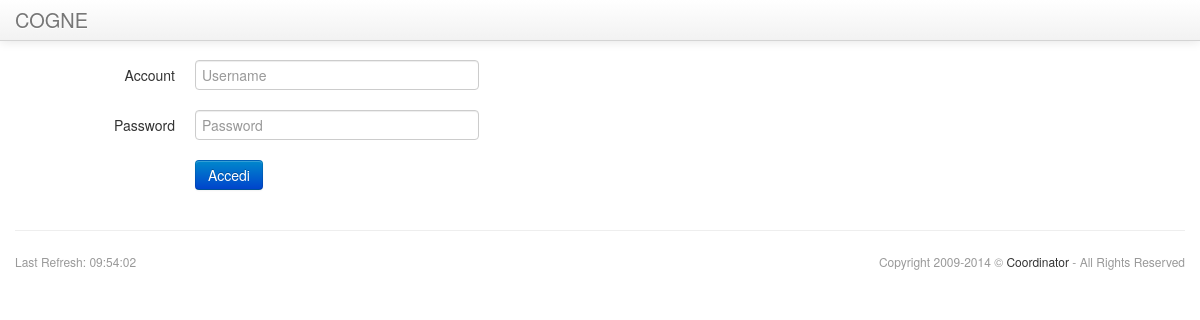
The app's page /accounts/login.php, older data.
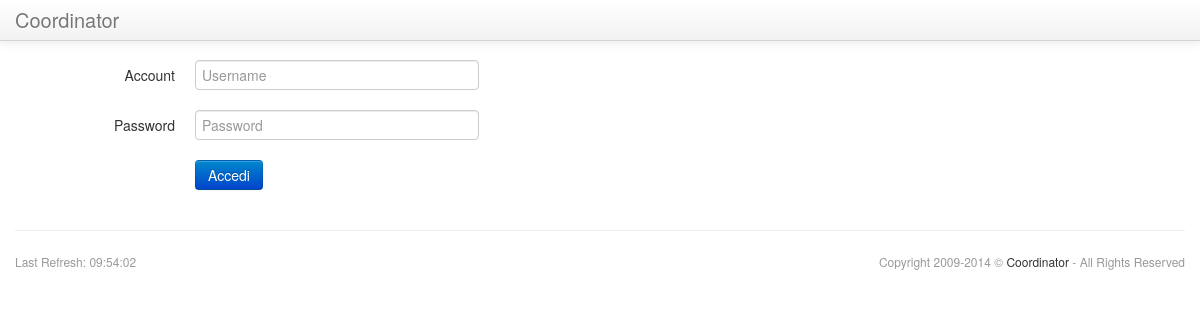
The same page, newer data.
### tables this page shows
CREATE TABLE IF NOT EXISTS `settings_settings` (
  `code` varchar(255) NOT NULL,
  `value` varchar(255) DEFAULT NULL,
  PRIMARY KEY (`code`)
);

### core/db.class.php (called while the page is built, shortened)
<?php
class DB{
 function queryUniqueObject($query,$debug=-1){
  $query="$query LIMIT 1";
  $result=mysql_query($query) or $this->debugAndDie($query);
  return mysql_fetch_object($result);
 }
}
?>

### core/api.inc.php (called while the page is built, shortened)
<?php
include("html.class.php");
include("db.class.php");
function api_getOption($code){
 $option=$GLOBALS['db']->queryUniqueObject("SELECT * FROM settings_settings WHERE code='".$code."'");
 if($option->value<>NULL){
  return $option->value;
 }else{
  return NULL;
 }
}
?>

### core/html.class.php (the view, shortened to what this page needs)
<?php
class HTML{
public function header($title="",$nav="dashboard",$navbar=TRUE){
?>
<!DOCTYPE html>
<html lang="it">
<head>
 <link href="<?php echo $GLOBALS['dir']."core/bootstrap/css/bootstrap.min.css";?>" rel="stylesheet">
 <link href="<?php echo $GLOBALS['dir']."core/bootstrap/css/bootstrap-responsive.min.css";?>" rel="stylesheet">
 <link href="<?php echo $GLOBALS['dir']."core/template.css";?>" rel="stylesheet">
 <link href="<?php echo $GLOBALS['dir']."core/bootstrap-datetimepicker/css/bootstrap-datetimepicker.min.css";?>" rel="stylesheet">
 <link href="<?php echo $GLOBALS['dir']."core/bootstrap-markdown/css/bootstrap-markdown.min.css";?>" rel="stylesheet">
 <link href="<?php echo $GLOBALS['dir']."core/bootstrap-select2/select2.css";?>" rel="stylesheet">
 <link href="<?php echo $GLOBALS['dir']."core/shadowbox/shadowbox.css";?>" rel="stylesheet">
</head>
<body>
 <div class="navbar navbar-fixed-top <?php if($GLOBALS['debug']){echo "navbar-inverse";}?>">
  <div class="navbar-inner">
   <div class="container">
    <?php
     if(file_exists("../uploads/core/logo.png") && api_getOption('show_logo')){
      echo "<a class='brand-logo' href='".$GLOBALS['dir']."index.php'><img src='".$GLOBALS['dir']."uploads/core/logo.png'></a>\n";
     }else{
      echo "<a class='brand' href='".$GLOBALS['dir']."index.php'>".api_getOption('title')."</a>\n";
     }
    ?>
   </div>
  </div>
 </div>
 <div class="container">
<?php
}
public function footer($wiki_link=NULL,$copyright=TRUE){
?>
<?php if($copyright){ ?>
  <div class="row-fluid">
   <hr>
   <footer>
    <span class="muted credit pull-right">Copyright 2009-<?php echo date("Y");?> &copy; <a href="http://www.coordinator.it" target="_blank">Coordinator</a> - All Rights Reserved</span>
    <span class="muted">Last Refresh: <?php echo date("H:i:s"); ?></span>
   </footer>
  </div>
 <?php } ?>
 </div>
</body>
</html>
<?php
}
}
?>

### accounts/login.php (shortened to what this page needs)
<?php
include("../core/api.inc.php");
$html->header(NULL,NULL,FALSE);
?>
<div class="row-fluid">
<form class="form-horizontal" action="submit.php?act=account_login" method="post">
 <div class="control-group">
  <label class="control-label" for="iName">Account</label>
  <div class="controls"><input type="text" id="iAccount" class="input-xlarge" name="account" placeholder="Username" autofocus></div>
 </div>
 <div class="control-group">
  <label class="control-label" for="iName">Password</label>
  <div class="controls"><input type="password" id="iPassword" class="input-xlarge" name="password" placeholder="Password"></div>
 </div>
 <div class="control-group">
  <div class="controls">
   <input type="submit" class="btn btn-primary" value="Accedi">
  </div>
 </div>
</form>
</div>
<?php $html->footer(); ?>

### core/template.css (style rules this page uses)
footer { font-size:12px; }
footer .credit a { color:#333333; }

### core/html.class.php (style rules this page uses)
body { padding-top:60px; padding-bottom:10px; }

Row changes from the older to the newer data that the page shows:
changed settings_settings: value "COGNE" → "Coordinator"
